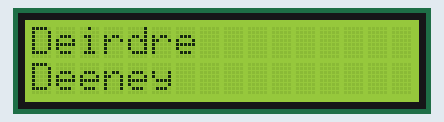
This sketch was run on a simulated Arduino Uno, built with avr-gcc and run on an emulated ATmega328P. Shown: 16×2 character LCD. Wiring (inferred from the names in the program): character LCD (HD44780): RS pin 8; E pin 9; data pin 0, pin 1, pin 2, pin 3, pin 4, pin 5, pin 6, pin 7.

Above: at 0.05 s.
At 0.8 s:
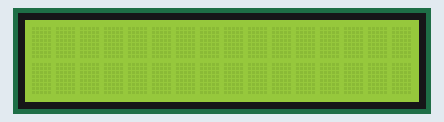
At 1.45 s:
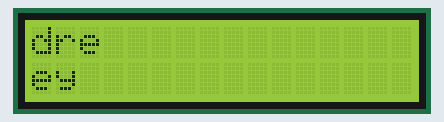
At 2.15 s:
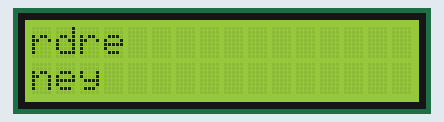

Measured:
- by itself, everything shown: repeats every 1.8 s, in 14 steps
- what the display in image 1 shows lasts 0.5 s, from 0.7 s to 1.2 s

The sketch:

CA5_LCD.ino
```cpp
#include <avr/io.h>
#include <util/delay.h>
#include <string.h>

#include "lcd.h"

#define FIRST_NAME  "Deirdre"
#define SECOND_NAME "Deeney"

void lcdScrollBounce(char str1[],char str2[]);

int main(void)
{


  lcdInit();

  lcdWriteCommand(TWO_LINE_MODE);

  lcdWriteCommand(DISPLAY_ON );
  lcdWriteCommand(CLEAR_DISPLAY);

  lcdWriteString(FIRST_NAME);
  lcdWriteCommand(SET_ADDRESS | 0x40); //Move to start of second line
  lcdWriteString(SECOND_NAME);
  _delay_ms(100);


  while(1)
  {

   lcdScrollBounce(FIRST_NAME,SECOND_NAME);

  }

  return 0;
}

/**************************************************
 Bounce Provide Text using TWO LINE MODE
 Added to .ino as assignment states not to edit
 lcd.h
***************************************************/

void lcdScrollBounce(char str1[],char str2[]){

  int i=0;
  int j=0;
  int len1=0;
  int len2=0;
  int move=0;

  len1= strlen(str1);
  len2= strlen(str2);

  if (len1>=len2){
    move=15-len1;

  }
  else{

    move=15-len2;

  }
   _delay_us(500);


    for (j=0;j<=move;j++){

      lcdWriteCommand(DISPLAY_SHIFT_LEFT);
      _delay_ms(100);

    }
    _delay_us(500);

    for (j=move;j>=0;j--){

      lcdWriteCommand(DISPLAY_SHIFT_RIGHT);
      _delay_ms(100);

    }

}
```

lcd.c
```cpp
#include <avr/io.h>
#include <util/delay.h>

#include "lcd.h"

/**********************************************
 LCD Pin Set Up
***********************************************/
void lcdInit(void){

  LCD_DATA_DIR =0xFF;      // All pins on LCD_DATA_PORT outputs - Data pins
  LCD_CONTROL_DIR |= (1<<E_PIN);  // LCD_CONTROL_PORT pin 0 as output - Enable pin
  LCD_CONTROL_DIR |= (1<<RS_PIN);  // LCD_CONTROL_PORT pin 1 as output - Reset pin  // | (OR) for setting
}

/****************************************************
 Write character to LCD
*****************************************************/
void lcdWriteChar(char ch){

  LCD_CONTROL_PORT |= (1<<RS_PIN);  // RS Pin High
  LCD_DATA_PORT = ch ;
  LCD_CONTROL_PORT |= (1<<E_PIN) ; // Enable pin high
  _delay_us(1);     // delay needed for real hardware application
  LCD_CONTROL_PORT &= ~(1<<E_PIN); // Enable pin low

}

/*****************************************************
 Write string to LCD
*****************************************************/
void lcdWriteString(char str[]){

  int i = 0;

  while(str[i] != '\0'){

  lcdWriteChar(str[i]);
  i++;

  }
}

/**************************************************
 Write command to LCD
***************************************************/
void lcdWriteCommand(uint8_t command){

  LCD_CONTROL_PORT &= ~(1<<RS_PIN); // & (AND) for clearing a bit , ~ (INVERT) -
  LCD_DATA_PORT = command;
  LCD_CONTROL_PORT |= (1<<E_PIN) ; // Enable pin high
  _delay_us(1);     // delay needed for real hardware application
  LCD_CONTROL_PORT &= ~(1<<E_PIN); // Enable pin low

}
```

lcd.h
```cpp
/*
 * File:   lcd.h
 * Author: Benjamin Toland
 *
 * Created on 18 October 2012, 13:59
 *
 * Modify the defines below to match your circuit
 */

#ifndef LCD_H_
#define  LCD_H_

#include <avr/io.h>
#include <util/delay.h>

//If nibble mode is enabled it is assumed that D4->D7 on the LCD
//are connected to pins 0->3 of the data port.
#define USE_NIBBLE_MODE    0  //0 for false, 1 for true
#define LINE_MODE          0 //0 for ONE line mode, 1 for TWO line mode


#define LCD_CONTROL_PORT   PORTB
#define LCD_CONTROL_DIR    DDRB
#define RS_PIN             PORTB0
#define E_PIN              PORTB1

#define LCD_DATA_PORT      PORTD
#define LCD_DATA_DIR       DDRD

#define CLEAR_DISPLAY       0x01
#define DISPLAY_CURSOR_HOME 0x02
#define DISPLAY_ON          0x0C
#define DISPLAY_OFF         0x08
#define UNDERLINE           0x02    //OR this with DISPLAY_ON
#define BLINK               0x01    //OR this with DISPLAY_ON
#define ONE_LINE_MODE       0x34
#define TWO_LINE_MODE       0x38
#define SET_ADDRESS         0x80    //You must OR the appropriate address with this
#define DISPLAY_SHIFT_LEFT  0x18
#define DISPLAY_SHIFT_RIGHT 0x1C
#define CURSOR_SHIFT_LEFT   0x10
#define CURSOR_SHIFT_RIGHT  0x14


void lcdInit(void);

void lcdWriteCommand(uint8_t command);

void lcdWriteChar(char ch);

void lcdWriteString(char string[]);

#endif  /* LCD_H */
```
